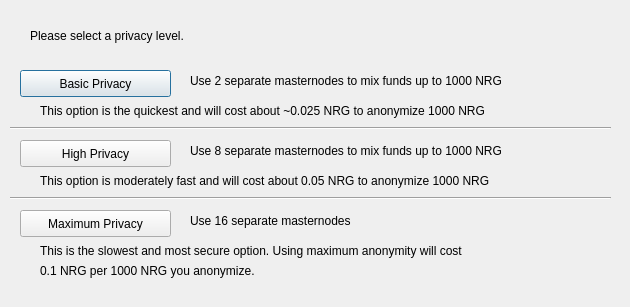
<?xml version="1.0" encoding="UTF-8"?>
<ui version="4.0">
 <class>DarksendConfig</class>
 <widget class="QDialog" name="DarksendConfig">
  <property name="geometry">
   <rect>
    <x>0</x>
    <y>0</y>
    <width>630</width>
    <height>307</height>
   </rect>
  </property>
  <property name="windowTitle">
   <string>Configure PrivateSend</string>
  </property>
  <widget class="QPushButton" name="buttonBasic">
   <property name="geometry">
    <rect>
     <x>20</x>
     <y>70</y>
     <width>151</width>
     <height>27</height>
    </rect>
   </property>
   <property name="text">
    <string>Basic Privacy</string>
   </property>
  </widget>
  <widget class="QPushButton" name="buttonHigh">
   <property name="geometry">
    <rect>
     <x>20</x>
     <y>140</y>
     <width>151</width>
     <height>27</height>
    </rect>
   </property>
   <property name="text">
    <string>High Privacy</string>
   </property>
  </widget>
  <widget class="QPushButton" name="buttonMax">
   <property name="geometry">
    <rect>
     <x>20</x>
     <y>210</y>
     <width>151</width>
     <height>27</height>
    </rect>
   </property>
   <property name="text">
    <string>Maximum Privacy</string>
   </property>
  </widget>
  <widget class="QLabel" name="label">
   <property name="geometry">
    <rect>
     <x>30</x>
     <y>20</y>
     <width>571</width>
     <height>31</height>
    </rect>
   </property>
   <property name="text">
    <string>Please select a privacy level.</string>
   </property>
  </widget>
  <widget class="QLabel" name="label_2">
   <property name="geometry">
    <rect>
     <x>190</x>
     <y>70</y>
     <width>421</width>
     <height>21</height>
    </rect>
   </property>
   <property name="text">
    <string>Use 2 separate masternodes to mix funds up to 1000 NRG</string>
   </property>
  </widget>
  <widget class="QLabel" name="label_3">
   <property name="geometry">
    <rect>
     <x>190</x>
     <y>140</y>
     <width>411</width>
     <height>21</height>
    </rect>
   </property>
   <property name="text">
    <string>Use 8 separate masternodes to mix funds up to 1000 NRG</string>
   </property>
  </widget>
  <widget class="QLabel" name="label_4">
   <property name="geometry">
    <rect>
     <x>190</x>
     <y>210</y>
     <width>421</width>
     <height>21</height>
    </rect>
   </property>
   <property name="text">
    <string>Use 16 separate masternodes</string>
   </property>
  </widget>
  <widget class="QLabel" name="label_6">
   <property name="geometry">
    <rect>
     <x>40</x>
     <y>100</y>
     <width>561</width>
     <height>21</height>
    </rect>
   </property>
   <property name="text">
    <string>This option is the quickest and will cost about ~0.025 NRG to anonymize 1000 NRG</string>
   </property>
  </widget>
  <widget class="QLabel" name="label_7">
   <property name="geometry">
    <rect>
     <x>40</x>
     <y>170</y>
     <width>561</width>
     <height>21</height>
    </rect>
   </property>
   <property name="text">
    <string>This option is moderately fast and will cost about 0.05 NRG to anonymize 1000 NRG</string>
   </property>
  </widget>
  <widget class="QLabel" name="label_8">
   <property name="geometry">
    <rect>
     <x>40</x>
     <y>240</y>
     <width>561</width>
     <height>21</height>
    </rect>
   </property>
   <property name="text">
    <string>This is the slowest and most secure option. Using maximum anonymity will cost</string>
   </property>
  </widget>
  <widget class="QLabel" name="label_9">
   <property name="geometry">
    <rect>
     <x>40</x>
     <y>260</y>
     <width>561</width>
     <height>21</height>
    </rect>
   </property>
   <property name="text">
    <string>0.1 NRG per 1000 NRG you anonymize.</string>
   </property>
  </widget>
  <widget class="Line" name="line">
   <property name="geometry">
    <rect>
     <x>10</x>
     <y>120</y>
     <width>601</width>
     <height>16</height>
    </rect>
   </property>
   <property name="orientation">
    <enum>Qt::Horizontal</enum>
   </property>
  </widget>
  <widget class="Line" name="line_2">
   <property name="geometry">
    <rect>
     <x>10</x>
     <y>190</y>
     <width>601</width>
     <height>16</height>
    </rect>
   </property>
   <property name="orientation">
    <enum>Qt::Horizontal</enum>
   </property>
  </widget>
 </widget>
 <resources/>
 <connections/>
</ui>
